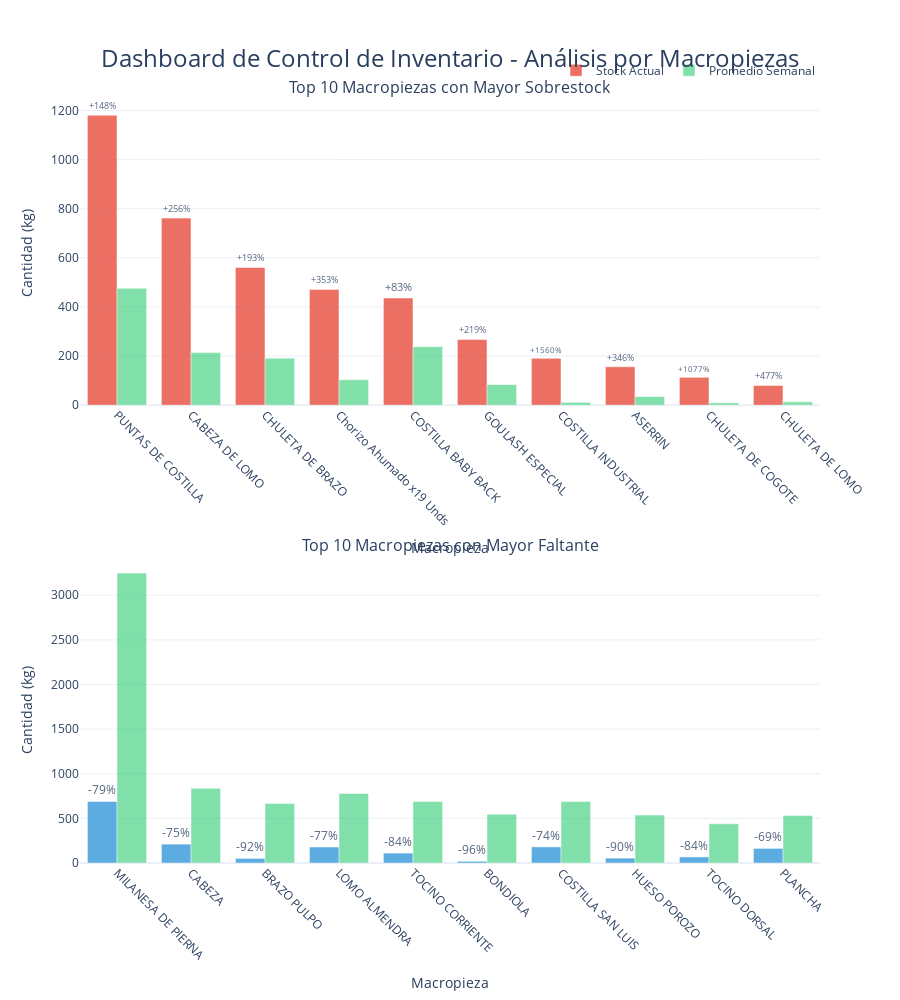

Here is the notebook cell this chart was saved with:
### Code cell
import plotly.graph_objects as go
from plotly.subplots import make_subplots

# Calcular diferencias y ratios
analisis['Diferencia'] = analisis['Stock_Actual'] - analisis['Promedio_Semanal']
analisis['Ratio_Cobertura'] = analisis['Stock_Actual'] / analisis['Promedio_Semanal'].where(analisis['Promedio_Semanal'] > 0, 1)

# Filtrar macropiezas que tienen promedio semanal > 0 para evitar divisiones por cero
macropiezas_validas = analisis[analisis['Promedio_Semanal'] > 0].copy()

# Identificar sobrestock y faltantes
macropiezas_sobrestock = macropiezas_validas[macropiezas_validas['Diferencia'] > 0].sort_values('Diferencia', ascending=False)
macropiezas_faltante = macropiezas_validas[macropiezas_validas['Diferencia'] < 0].sort_values('Diferencia')

# Tomar top 10 o todas si hay menos
top_sobrestock = macropiezas_sobrestock.head(10)
top_faltante = macropiezas_faltante.head(10)

# Crear figura
fig = make_subplots(
    rows=2, cols=1,
    subplot_titles=(
        f"Top {len(top_sobrestock)} Macropiezas con Mayor Sobrestock",
        f"Top {len(top_faltante)} Macropiezas con Mayor Faltante"
    ),
    vertical_spacing=0.2
)

# Colores
colors = {
    'sobrestock': '#E74C3C',    # Rojo para sobrestock
    'stock_normal': '#2ECC71',   # Verde para el promedio
    'deficit': '#3498DB',       # Azul para déficit
}

# Función para agregar gráficas
def agregar_graficas(datos, row, color_stock, mostrar_leyenda=True):
    # Barra de Stock Actual
    fig.add_trace(
        go.Bar(
            name='Stock Actual',
            x=datos['Producto'],
            y=datos['Stock_Actual'],
            marker_color=color_stock,
            opacity=0.8,
            showlegend=mostrar_leyenda,
            text=datos.apply(lambda x: f"{((x['Stock_Actual']/x['Promedio_Semanal'])-1)*100:+.0f}%", axis=1),
            textposition='outside'
        ),
        row=row, col=1
    )
    
    # Barra de Promedio Semanal
    fig.add_trace(
        go.Bar(
            name='Promedio Semanal',
            x=datos['Producto'],
            y=datos['Promedio_Semanal'],
            marker_color=colors['stock_normal'],
            opacity=0.6,
            showlegend=mostrar_leyenda
        ),
        row=row, col=1
    )

# Agregar gráficas para sobrestock y faltantes
if not top_sobrestock.empty:
    agregar_graficas(top_sobrestock, 1, colors['sobrestock'], True)
if not top_faltante.empty:
    agregar_graficas(top_faltante, 2, colors['deficit'], False)

# Actualizar layout
fig.update_layout(
    height=1000,
    title={
        'text': "Dashboard de Control de Inventario - Análisis por Macropiezas",
        'y':0.95,
        'x':0.5,
        'xanchor': 'center',
        'yanchor': 'top',
        'font': {'size': 24}
    },
    showlegend=True,
    template='plotly_white',
    barmode='group',
    legend=dict(
        orientation="h",
        yanchor="bottom",
        y=1.02,
        xanchor="right",
        x=1
    )
)

# Actualizar ejes
for i in [1, 2]:
    fig.update_xaxes(
        title_text="Macropieza",
        tickangle=45,
        row=i, col=1
    )
    fig.update_yaxes(
        title_text="Cantidad (kg)",
        row=i, col=1
    )

fig.show()

# Mostrar tablas con información detallada
print("\nDetalles de Macropiezas con Mayor Sobrestock:")
detalle_sobrestock = top_sobrestock[['Producto', 'Stock_Actual', 'Promedio_Semanal', 'Diferencia']].copy()
detalle_sobrestock['Porcentaje_Exceso'] = ((detalle_sobrestock['Stock_Actual'] / detalle_sobrestock['Promedio_Semanal']) - 1) * 100
print(detalle_sobrestock.to_string(index=False, float_format=lambda x: '{:.1f}'.format(x)))

print("\nDetalles de Macropiezas con Mayor Faltante:")
detalle_faltante = top_faltante[['Producto', 'Stock_Actual', 'Promedio_Semanal', 'Diferencia']].copy()
detalle_faltante['Porcentaje_Faltante'] = ((detalle_faltante['Stock_Actual'] / detalle_faltante['Promedio_Semanal']) - 1) * 100
print(detalle_faltante.to_string(index=False, float_format=lambda x: '{:.1f}'.format(x)))

### Figure 1 — Plotly figure (JSON) as saved in the notebook; plotly's stock layout.template omitted (floating-point values rounded to 4 significant figures)
{"data": [{"marker": {"color": "#E74C3C"}, "name": "Stock Actual", "opacity": 0.8, "showlegend": true, "text": ["+148%", "+256%", "+193%", "+353%", "+83%", "+219%", "+1560%", "+346%", "+1077%", "+477%"], "textposition": "outside", "type": "bar", "x": ["PUNTAS DE COSTILLA", "CABEZA DE LOMO", "CHULETA DE BRAZO", "Chorizo Ahumado x19 Unds", "COSTILLA BABY BACK", "GOULASH ESPECIAL", "COSTILLA INDUSTRIAL", "ASERRIN", "CHULETA DE COGOTE", "CHULETA DE LOMO"], "xaxis": "x", "y": [1181.0, 761.8, 560.8, 471.0, 436.5, 267.2, 190.8, 156.6, 113.5, 80.3], "yaxis": "y"}, {"marker": {"color": "#2ECC71"}, "name": "Promedio Semanal", "opacity": 0.6, "showlegend": true, "type": "bar", "x": ["PUNTAS DE COSTILLA", "CABEZA DE LOMO", "CHULETA DE BRAZO", "Chorizo Ahumado x19 Unds", "COSTILLA BABY BACK", "GOULASH ESPECIAL", "COSTILLA INDUSTRIAL", "ASERRIN", "CHULETA DE COGOTE", "CHULETA DE LOMO"], "xaxis": "x", "y": [475.8, 214.1, 191.5, 104.0, 238.5, 83.89, 11.5, 35.11, 9.645, 13.92], "yaxis": "y"}, {"marker": {"color": "#3498DB"}, "name": "Stock Actual", "opacity": 0.8, "showlegend": false, "text": ["-79%", "-75%", "-92%", "-77%", "-84%", "-96%", "-74%", "-90%", "-84%", "-69%"], "textposition": "outside", "type": "bar", "x": ["MILANESA DE PIERNA", "CABEZA", "BRAZO PULPO", "LOMO ALMENDRA", "TOCINO CORRIENTE", "BONDIOLA", "COSTILLA SAN LUIS", "HUESO POROZO", "TOCINO DORSAL", "PLANCHA"], "xaxis": "x2", "y": [689.6, 211.8, 51.68, 179.3, 111.4, 19.6, 180.5, 54.8, 68.25, 163.8], "yaxis": "y2"}, {"marker": {"color": "#2ECC71"}, "name": "Promedio Semanal", "opacity": 0.6, "showlegend": false, "type": "bar", "x": ["MILANESA DE PIERNA", "CABEZA", "BRAZO PULPO", "LOMO ALMENDRA", "TOCINO CORRIENTE", "BONDIOLA", "COSTILLA SAN LUIS", "HUESO POROZO", "TOCINO DORSAL", "PLANCHA"], "xaxis": "x2", "y": [3248.0, 837.1, 667.2, 778.8, 687.7, 547.2, 688.1, 537.0, 439.0, 532.5], "yaxis": "y2"}], "layout": {"annotations": [{"font": {"size": 16}, "showarrow": false, "text": "Top 10 Macropiezas con Mayor Sobrestock", "x": 0.5, "xanchor": "center", "xref": "paper", "y": 1, "yanchor": "bottom", "yref": "paper"}, {"font": {"size": 16}, "showarrow": false, "text": "Top 10 Macropiezas con Mayor Faltante", "x": 0.5, "xanchor": "center", "xref": "paper", "y": 0.4, "yanchor": "bottom", "yref": "paper"}], "barmode": "group", "height": 1000, "legend": {"orientation": "h", "x": 1, "xanchor": "right", "y": 1.02, "yanchor": "bottom"}, "showlegend": true, "title": {"font": {"size": 24}, "text": "Dashboard de Control de Inventario - Análisis por Macropiezas", "x": 0.5, "xanchor": "center", "y": 0.95, "yanchor": "top"}, "xaxis": {"anchor": "y", "domain": [0, 1], "tickangle": 45, "title": {"text": "Macropieza"}}, "xaxis2": {"anchor": "y2", "domain": [0, 1], "tickangle": 45, "title": {"text": "Macropieza"}}, "yaxis": {"anchor": "x", "domain": [0.6, 1], "title": {"text": "Cantidad (kg)"}}, "yaxis2": {"anchor": "x2", "domain": [0, 0.4], "title": {"text": "Cantidad (kg)"}}}}
